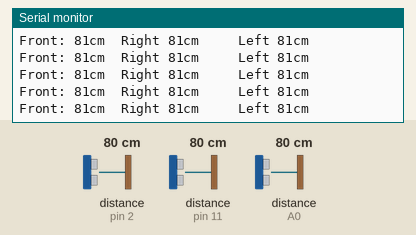
A sketch run on a simulated Arduino Uno, built with avr-gcc and run on an emulated ATmega328P. Shown: the last lines printed to the serial monitor. Inputs (shaded band) come from the test bench; at power-on: distance to the obstacle (sensors on pin 2, pin 11, A0) 80 cm. The echo pulse lasts 58.3 µs per cm.

Above: at 1.2 s.
1.3 s: distance to the obstacle (sensor on pin 2) set to 2 cm
At 1.67 s:
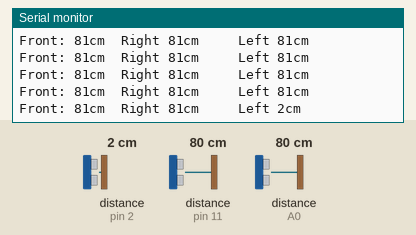
2.8 s: distance to the obstacle (sensor on pin 11) set to 2 cm
At 2.94 s:
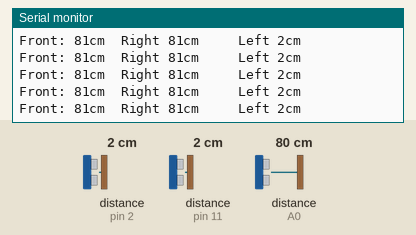
4.3 s: distance to the obstacle (sensor on A0) set to 18 cm
At 4.39 s:
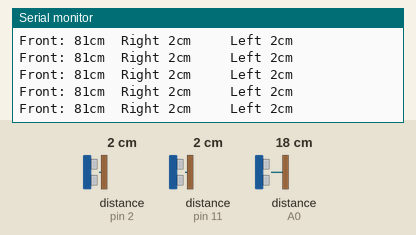
7.3 s: distance to the obstacle (sensor on pin 2) set to 4 cm
At 7.45 s:
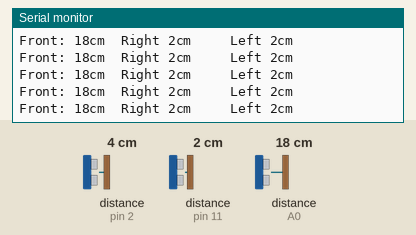
8.8 s: distance to the obstacle (sensor on pin 11) set to 18 cm
At 8.88 s:
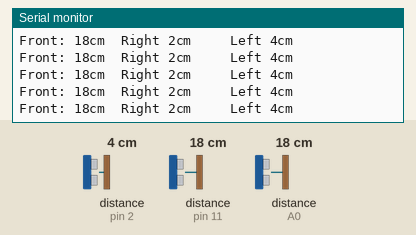
11.8 s: distance to the obstacle (sensor on A0) set to 2 cm
At 11.96 s:
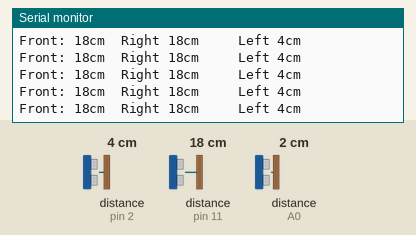
Timing chart, 0 to 14.3 s (numbered marks = the images above; inputs shaded):
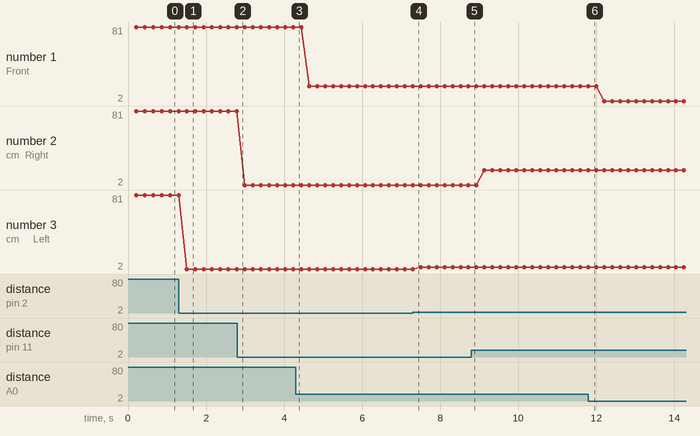

The sketch:

newping4US.ino
```cpp
// ---------------------------------------------------------------------------
// Example NewPing library sketch that does a ping about 20 times per second.
// ---------------------------------------------------------------------------
#include <ZumoBuzzer.h>
#include <Pushbutton.h>
#include <ZumoMotors.h>
#include <QTRSensors.h>
#include <ZumoReflectanceSensorArray.h>
#include <NewPing.h>

#define TRIGGER_PIN  6  // Arduino pin tied to trigger pin on the ultrasonic sensor.
#define ECHO_PIN     A0
#define ECHO_PINL     2
#define ECHO_PINR     11
#define MAX_DISTANCE 200 // Maximum distance we want to ping for (in centimeters). Maximum sensor distance is rated at 400-500cm.

NewPing sonar(TRIGGER_PIN, ECHO_PIN, MAX_DISTANCE);
NewPing sonarL(TRIGGER_PIN, ECHO_PINL, MAX_DISTANCE);
NewPing sonarR(TRIGGER_PIN, ECHO_PINR, MAX_DISTANCE);

long cm, cmL, cmR, cmB;

void setup() {
  pinMode(A0, INPUT);
  Serial.begin(115200); // Open serial monitor at 115200 baud to see ping results.
}

void loop() {
  cm = sonar.ping_cm();
  delay(50);

  cmR = sonarR.ping_cm();
  delay(50);

  cmL = sonarL.ping_cm();
  delay(50);

  delay(50);
  Serial.print("Front: ");
  Serial.print(cm);
    Serial.print("cm");

  Serial.print("  Right ");
  Serial.print(cmR);
  Serial.print("cm   ");

  Serial.print("  Left ");
  Serial.print(cmL);
  Serial.println("cm");
}
```

Measured:
- after the input at 1.3 s, the serial monitor: prints a new line after 0.21 s (image 1)
- plotted number 1: 81 → 18 after the input at 4.3 s
- plotted number 3: 81 → 2 after the input at 1.3 s, 2 → 4 after the input at 7.3 s
